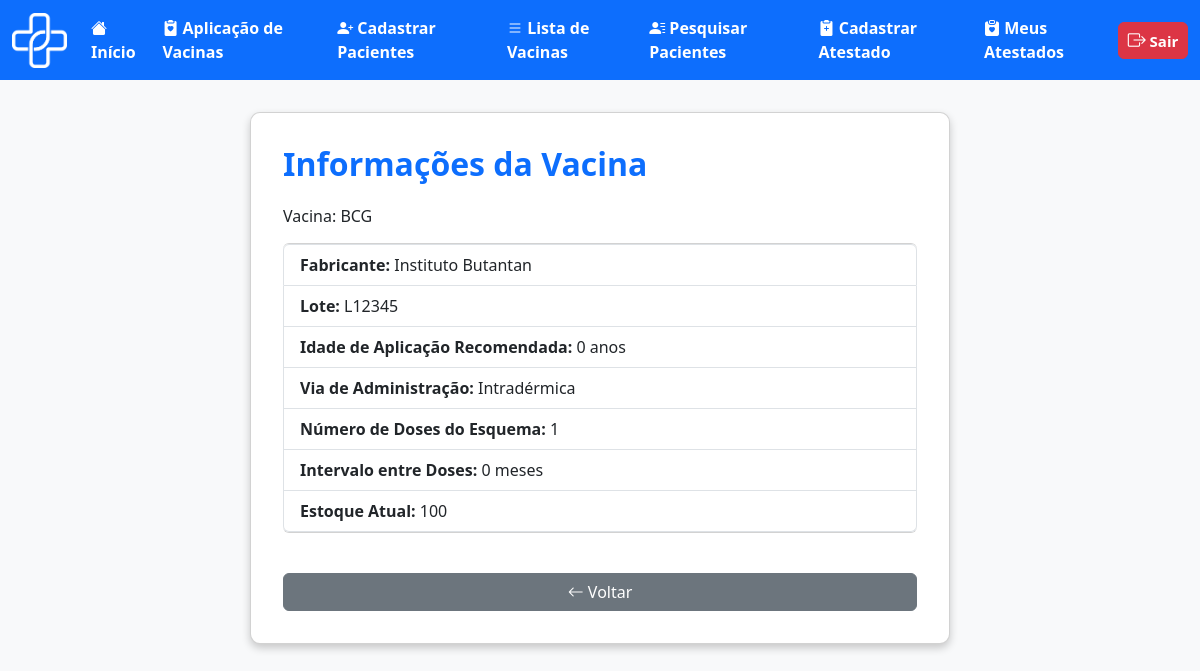
The app's page /medica/ver_vacina.php?id_vaci=22 (signed in), older data.
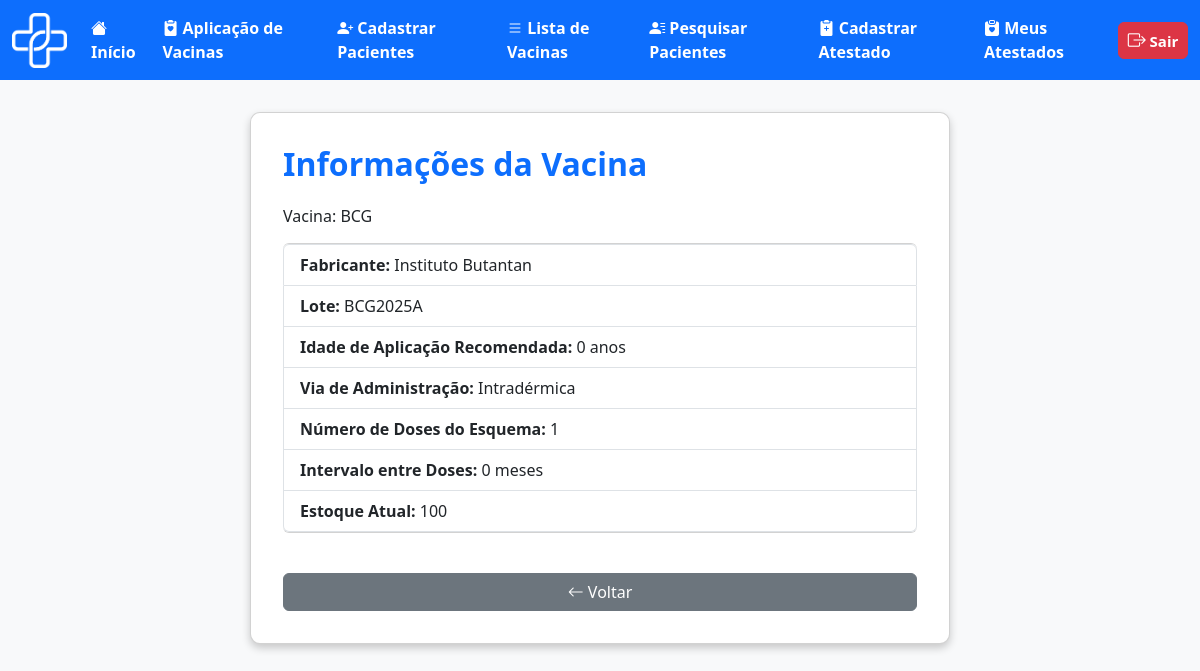
The same page, newer data.
### tables this page shows
CREATE TABLE `vacina` (
  `id_vaci` int(11) NOT NULL,
  `nome_vaci` varchar(100) NOT NULL,
  `fabri_vaci` varchar(100) NOT NULL,
  `lote_vaci` varchar(50) NOT NULL,
  `idade_aplica` int(3) NOT NULL,
  `via_adimicao` varchar(50) NOT NULL,
  `n_dose` int(1) NOT NULL,
  `intervalo_dose` int(11) NOT NULL,
  `idade_meses_reco` smallint(6) DEFAULT NULL,
  `idade_anos_reco` smallint(6) DEFAULT NULL,
  `estoque` int(11) NOT NULL,
  `id_calendario` int(11) DEFAULT NULL
);

### medica/ver_vacina.php (the view, shortened to what the changed rows need)
<?php
include('../outros/db_connect.php');
$id_aplica = isset($_GET['id_aplica']) ? intval($_GET['id_aplica']) : 0;
$id_vaci = isset($_GET['id_vaci']) ? intval($_GET['id_vaci']) : 0;
if ($id_aplica > 0) {
    $sql = "SELECT
                a.*,
                v.nome_vaci, v.fabri_vaci, v.lote_vaci, v.idade_aplica, v.via_adimicao, v.n_dose, v.intervalo_dose, v.estoque,
                u.nome_usuario, u.cpf, u.email_usuario,
                p.nome_posto,
                m.nome_medico, m.coren_crm
            FROM aplicacao a
            JOIN vacina v ON a.id_vaci = v.id_vaci
            JOIN usuario u ON a.id_usuario = u.id_usuario
            JOIN posto p ON a.id_posto = p.id_posto
            JOIN medico m ON a.id_medico = m.id_medico
            WHERE a.id_aplica = ?";
    $stmt = $conn->prepare($sql);
    if (!$stmt) {
        echo "Erro ao preparar consulta: " . $conn->error;
        exit;
    }
    $stmt->bind_param("i", $id_aplica);
    $stmt->execute();
    $result = $stmt->get_result();
    if (!$result || $result->num_rows === 0) {
        echo "Aplicação não encontrada.";
        exit;
    }
    $row = $result->fetch_assoc();
    $data_aplica = !empty($row['data_aplica']) ? date('d/m/Y', strtotime($row['data_aplica'])) : '';
    $dose_aplicad = isset($row['dose_aplicad']) ? $row['dose_aplicad'] : '';
} elseif ($id_vaci > 0) {
    $sql = "SELECT * FROM vacina WHERE id_vaci = ?";
    $stmt = $conn->prepare($sql);
    $stmt->bind_param("i", $id_vaci);
    $stmt->execute();
    $result = $stmt->get_result();
    $row = $result->fetch_assoc();
    $row['nome_vaci'] = $row['nome_vaci'] ?? '';
    $row['fabri_vaci'] = $row['fabri_vaci'] ?? '';
    $row['lote_vaci'] = $row['lote_vaci'] ?? '';
    $row['idade_aplica'] = $row['idade_aplica'] ?? '';
    $row['via_adimicao'] = $row['via_adimicao'] ?? '';
    $row['n_dose'] = $row['n_dose'] ?? '';
    $row['intervalo_dose'] = $row['intervalo_dose'] ?? '';
    $row['estoque'] = $row['estoque'] ?? '';
    $row['nome_usuario'] = '';
    $row['cpf'] = '';
    $row['nome_posto'] = '';
    $row['nome_medico'] = '';
    $row['coren_crm'] = '';
} else {
    echo "Vacina ou aplicação não especificada.";
    exit;
}
?>
<!DOCTYPE html>
<html lang="pt-BR">
<head>
    <link href="https://cdn.jsdelivr.net/npm/bootstrap@5.3.0/dist/css/bootstrap.min.css" rel="stylesheet">
    <link href="https://cdn.jsdelivr.net/npm/bootstrap-icons/font/bootstrap-icons.css" rel="stylesheet">
</head>
<body>
    <div class="container">
        <div class="card mx-auto" style="max-width: 700px;">
            <h2 class="card-title mb-4">
                <?php if ($id_aplica > 0): ?>
                    Informações da Vacina Aplicada
                <?php else: ?>
                    Informações da Vacina
                <?php endif; ?>
            </h2>
            <h6 class="mb-3">Vacina: <?php echo htmlspecialchars($row['nome_vaci']); ?></h6>
            <ul class="list-group mb-3">
                <li class="list-group-item"><strong>Fabricante:</strong>
                    <?php echo htmlspecialchars($row['fabri_vaci']); ?></li>
                <li class="list-group-item"><strong>Lote:</strong> <?php echo htmlspecialchars($row['lote_vaci']); ?>
                </li>
                <li class="list-group-item"><strong>Idade de Aplicação Recomendada:</strong>
                    <?php echo htmlspecialchars($row['idade_aplica']); ?> anos</li>
                <li class="list-group-item"><strong>Via de Administração:</strong>
                    <?php echo htmlspecialchars($row['via_adimicao']); ?></li>
                <li class="list-group-item"><strong>Número de Doses do Esquema:</strong>
                    <?php echo htmlspecialchars($row['n_dose']); ?></li>
                <li class="list-group-item"><strong>Intervalo entre Doses:</strong>
                    <?php echo htmlspecialchars($row['intervalo_dose']); ?> meses</li>
                <li class="list-group-item"><strong>Estoque Atual:</strong>
                    <?php echo htmlspecialchars($row['estoque']); ?></li>
            </ul>
            <a href="javascript:history.back()" class="btn btn-secondary btn-back"><i class="bi bi-arrow-left"></i>
                Voltar</a>
        </div>
    </div>
</body>
</html>

Row changes from the older to the newer data that the page shows:
changed vacina "BCG": lote_vaci "L12345" → "BCG2025A"
